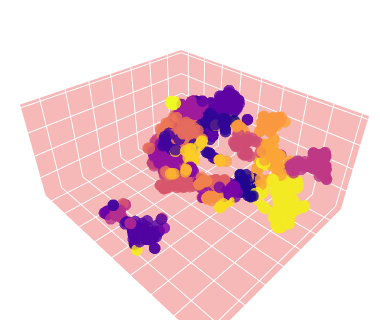

The notebook cell this image was saved under:
### Code cell
# 3D plot of K-means clustering 
hover_name = [('CID: '+str(x)) for x in fpc_cluster_emb['CID'].values]
fig = px.scatter_3d(
    projections, x='dim1', y='dim2', z='dim3',
    color=fpc_cluster_emb['kmeans_cluster'].astype(int), labels={'color': 'K-means cluster'},
    hover_name=hover_name,
    width=820, height=670,
    hover_data={'dim1': False, 'dim2': False, 'dim3': False},
    color_discrete_sequence=px.colors.sequential.Plasma_r
    )
    
# layout    
fig.update_traces(marker_size=4, opacity=0.8)
fig.update_layout(scene = dict(
                    xaxis = dict(showticklabels=False, backgroundcolor="rgb(247,184,184)", title=''),
                    yaxis = dict(showticklabels=False, backgroundcolor="rgb(247,184,184)", title=''),
                    zaxis = dict(showticklabels=False, backgroundcolor="rgb(247,184,184)", title='')
                    ), margin=dict(l=0, r=0, t=0, b=100))
fig.update(layout_coloraxis_showscale=False)

# configuration
config = {'modeBarButtonsToRemove': ['logo', 'zoom3d', 'tableRotation', 
          'orbitRotation', 'pan3d', 'resetCameraLastSave3d'], 'displaylogo': False}

# save and show
fig.write_html(path_save + "/fingerprints_counts_kmeans.html", config=config)
fig.update_layout(width=380, height=320, margin=dict(l=0, r=0, t=0, b=0))
fig.show(config=config)

### Figure 1 — Plotly figure (JSON) as saved in the notebook; plotly's stock layout.template omitted (floating-point values rounded to 4 significant figures; data arrays with more than 128 entries replaced by an {"elided": "..."} marker saying what was removed)
{"data": [{"hovertemplate": "<b>%{hovertext}</b><br><br>K-means cluster=%{marker.color}<extra></extra>", "hovertext": {"elided": "1750 str values"}, "legendgroup": "", "marker": {"color": {"elided": "1750 int values"}, "coloraxis": "coloraxis", "size": 4, "symbol": "circle"}, "mode": "markers", "name": "", "opacity": 0.8, "scene": "scene", "showlegend": false, "type": "scatter3d", "x": {"elided": "1750 float values"}, "y": {"elided": "1750 float values"}, "z": {"elided": "1750 float values"}}], "layout": {"coloraxis": {"colorbar": {"title": {"text": "K-means cluster"}}, "colorscale": [[0, "#0d0887"], [0.1111, "#46039f"], [0.2222, "#7201a8"], [0.3333, "#9c179e"], [0.4444, "#bd3786"], [0.5556, "#d8576b"], [0.6667, "#ed7953"], [0.7778, "#fb9f3a"], [0.8889, "#fdca26"], [1, "#f0f921"]], "showscale": false}, "height": 320, "legend": {"tracegroupgap": 0}, "margin": {"b": 0, "l": 0, "r": 0, "t": 0}, "scene": {"domain": {"x": [0, 1], "y": [0, 1]}, "xaxis": {"backgroundcolor": "rgb(247,184,184)", "showticklabels": false, "title": {"text": ""}}, "yaxis": {"backgroundcolor": "rgb(247,184,184)", "showticklabels": false, "title": {"text": ""}}, "zaxis": {"backgroundcolor": "rgb(247,184,184)", "showticklabels": false, "title": {"text": ""}}}, "width": 380}}
